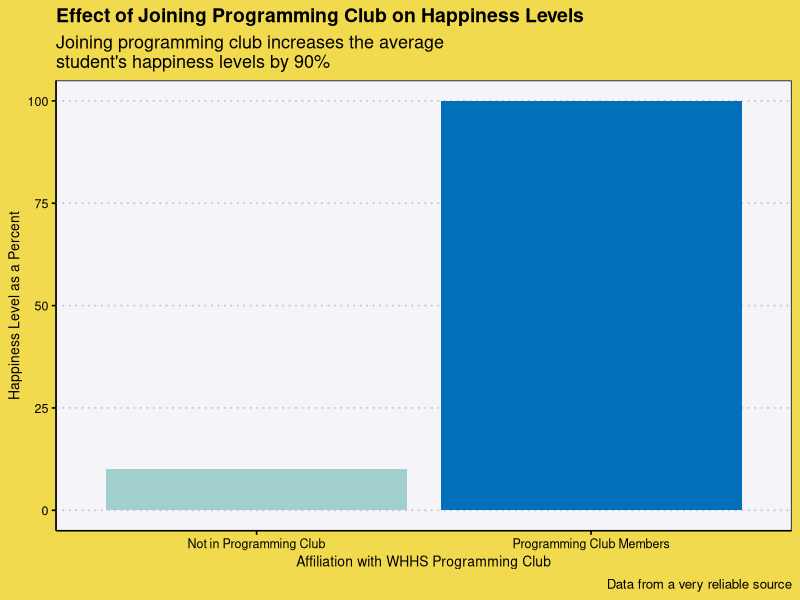

The R source for this figure: (Note: this script raises an error after producing the figure.)
## ---- chunk 1
knitr::opts_chunk$set(echo = FALSE)
library(tidyverse)
library(ggthemes)
library(viridis)
## ---- chunk 2
data <- c("Not in Programming Club", "Programming Club Members", 10, 100)
mat <- matrix(data, nrow = 2)
colnames(mat) <- c("Club_Affiliation", "Happiness_Levels")
mat2 <- as.data.frame(mat)

mat2 |>
  mutate(Happiness_Levels = parse_integer(Happiness_Levels)) |>
ggplot(mapping = aes(x = Club_Affiliation, y = Happiness_Levels, fill = Happiness_Levels)) +
  geom_col() +
  scale_fill_gradient(low = "#A0CFCD", high = "#016FB9") +
  theme_clean() +
  labs(title = "Effect of Joining Programming Club on Happiness Levels",
       subtitle = "Joining programming club increases the average\nstudent's happiness levels by 90%",
       x = "Affiliation with WHHS Programming Club",
       y = "Happiness Level as a Percent",
       caption = "Data from a very reliable source") +
  theme(legend.position = "none", 
        plot.background = element_rect(fill = "#F1DA4E", color = "#F1DA4E"), 
        panel.background = element_rect(fill = "#F4F4F9"))

## ---- chunk 3
htmltools::includeHTML("homebottom.html")
knitr::include_graphics("images/club-roster.jpg")
